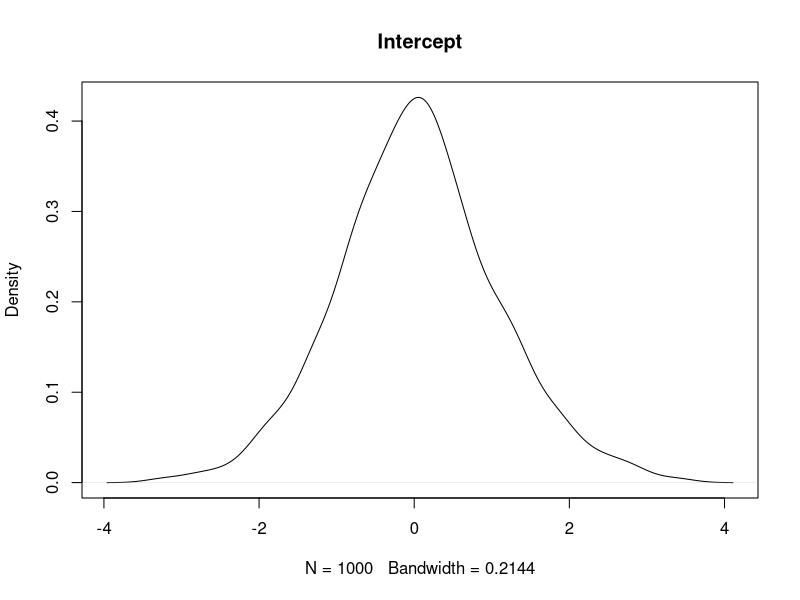
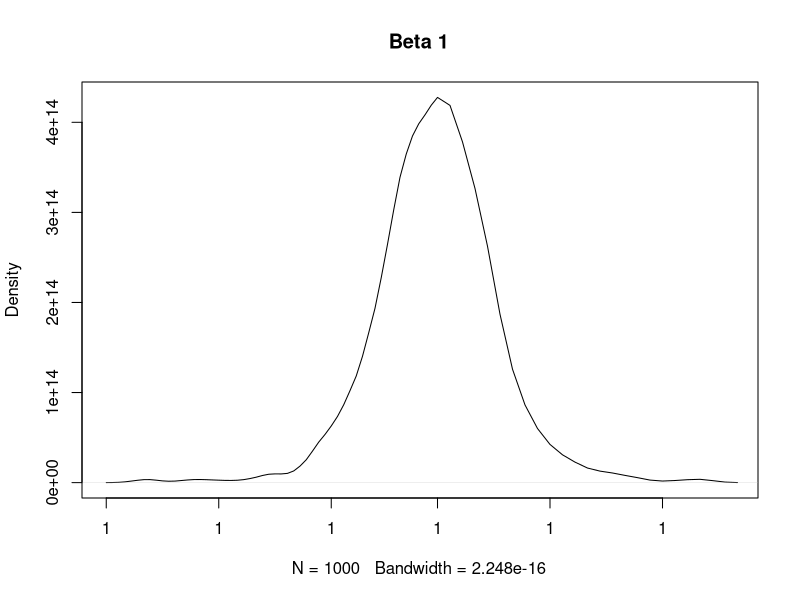
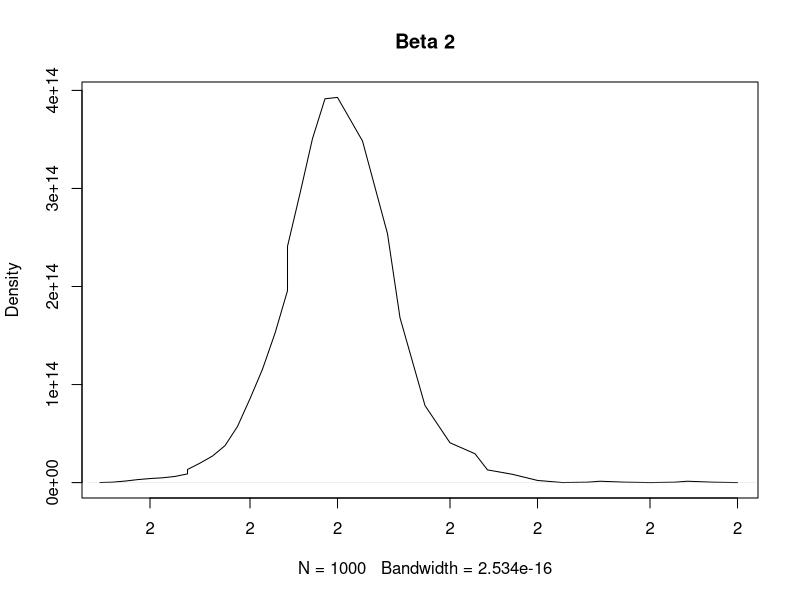
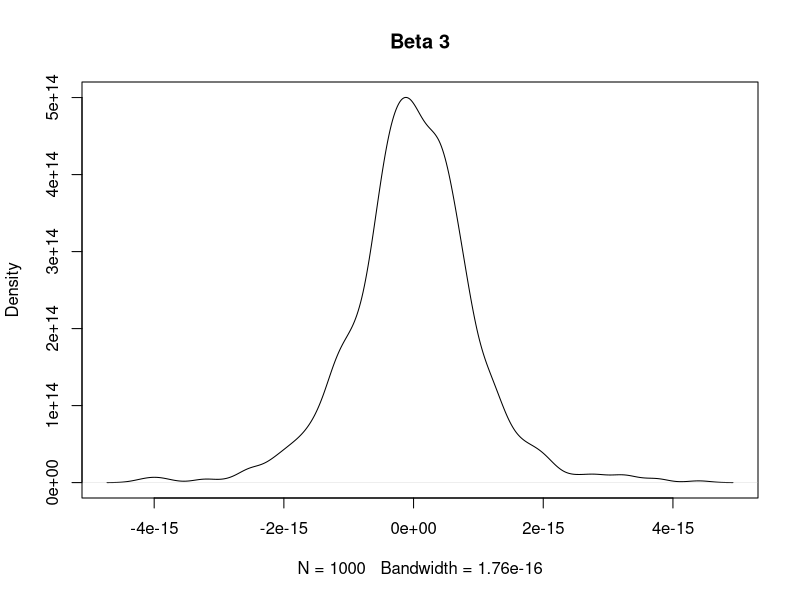
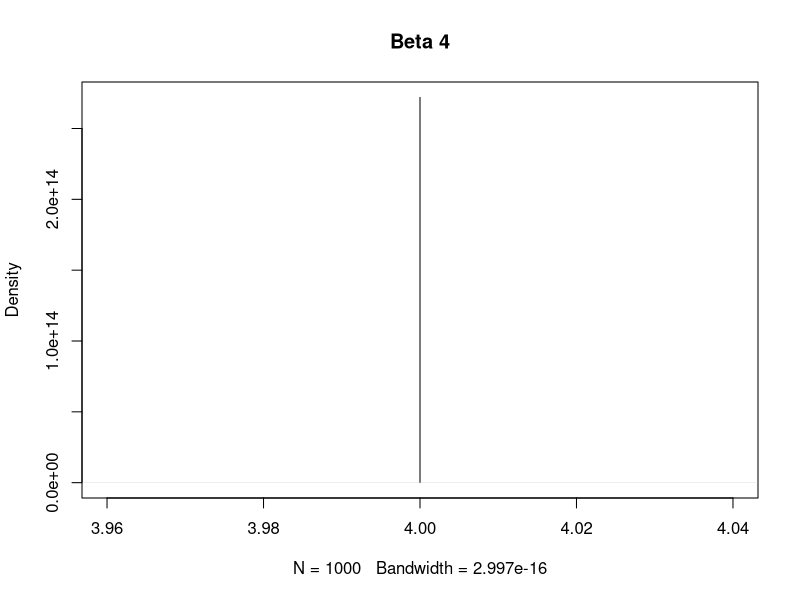
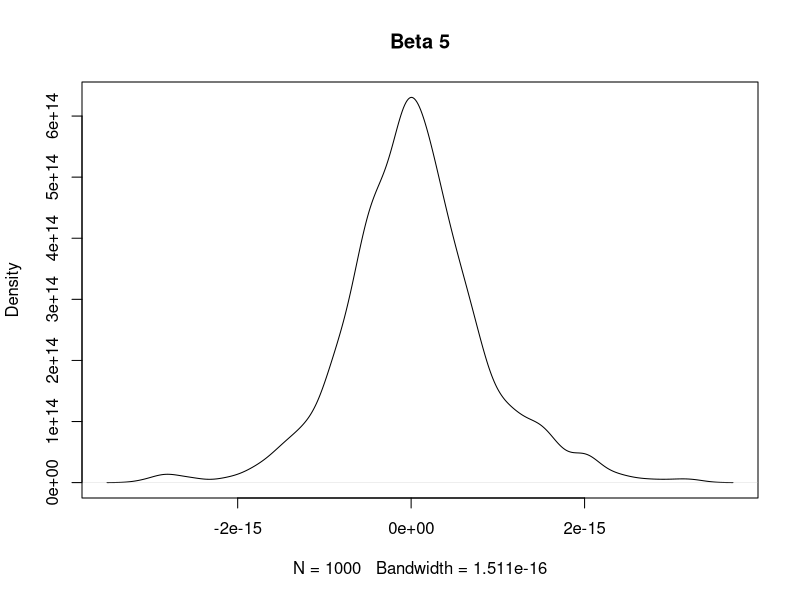

Generate these figures, in order, with R:
#Lalor PS03
#PS Applied Statistical Programming Spring 2014
#Due Feb 13, 2013

## NO FOR LOOPS ##
### PART I: Sampling Distributions and p-values ###

# Load relevant libraries
library(plyr)

## 1) Make a three dimensional array with dim=c(20,5, 1000) and fill it with random data.

array1 <- array(data=(rnorm(100*1000, mean=2)) , dim=c(20,5,1000))
#dim(array1) 20 x 5 x 1000
## 2) Make function to create a Y values that are a linear combination of X pplus normal error

#Here is the vector of covariates
Beta <- matrix(c(1,2,0,4,0), ncol=1)

#Function to create Y vals
yfun <- function(x, Beta) {
  .singley <- function(x, Beta) { #Function to make a single y value
    x%*%Beta + rnorm(1) # 1x5 * 5x1 
  }
  yval <- t(aaply(.data=x, .margins=3, .fun=.singley, Beta)) #for entire array
  return(yval) #return transpose so requested dimensions (below)
}

#The output should be a 20 by 1000 array.
yval <- yfun(array1,Beta)
#dim(yval) #output is 20 x 1000

## 3) Run 1,000 regressions across all of this simulated data. 
#output a 1000 by 6 matrix of estimated regression coefficients.

#combine into one array:
library(abind) #abind combines multi-dim arrays
simdata <- abind(array1, yval, along=2)
dim(simdata)
data <- simdata
regfun <- function(data) { #input of 3-d array where 2nd dim x1,...,xn,y
  
  .extract <- function(data) { #Function to get beta estimates
    dims<- dim(data) # 2nd dim numeric will be different variables
    y<- data[,dims[2]] # breaking up to y and x for readability
    x<- data[,1:(dims[2]-1)]  
    datalm <- lm(y~x)
    return(as.numeric(datalm$coefficients)) #6 num, otherwise would also get names like intercept, etc
  }
  output <- aaply(.data=data, .margins=3, .fun=.extract)
  return(as.matrix(output))
}

#try out function to run regressions
  test <- regfun(simdata) 
  dim(test) # 1000 x 6
  class(test) #matrix

## 4) Create a density plot for each of the 6 coefficients 
 #What does this density represent? 

plot(density(test[,1]), main="Intercept") #Main describes particular coefficient
plot(density(test[,2]), main="Beta 1")
plot(density(test[,3]), main="Beta 2")
plot(density(test[,4]), main="Beta 3")
plot(density(test[,5]), main="Beta 4")
plot(density(test[,6]), main="Beta 5")
 
#Note: These plots are the distributions of estimated betas from all regressions,
# aka the proportion of regressions that found a given value e.g. 1 for a given coefficient e.g. intercept



 
